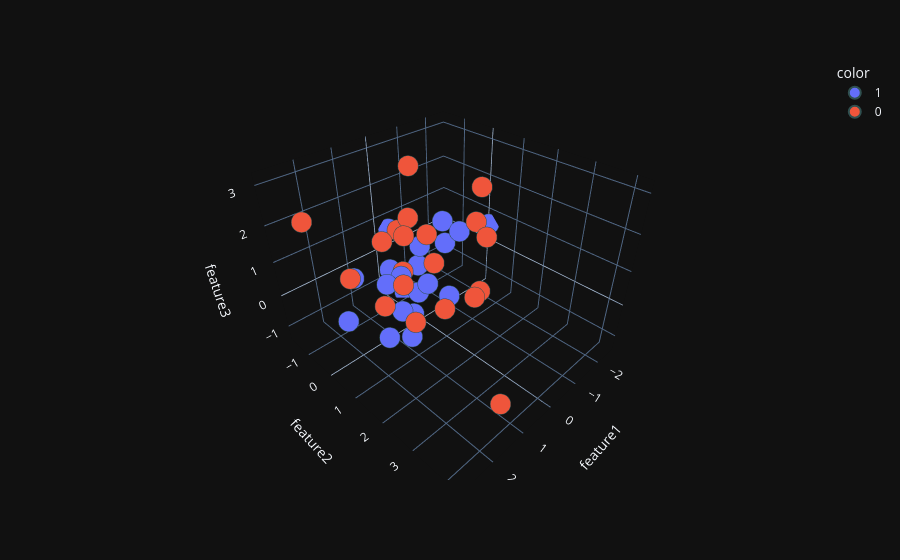

This figure's notebook cell:
### Code cell
import plotly.express as px
#y_train_trf = y_train.astype(str)
fig = px.scatter_3d(df, x=df['feature1'], y=df['feature2'], z=df['feature3'], color=df['target'].astype('str'))
fig.update_traces(marker=dict(size=12, line=dict(width=2, color='DarkSlateGrey')),
                  selector=dict(mode='markers'))
fig.show()

### Figure 1 — Plotly figure (JSON) as saved in the notebook; plotly's stock layout.template omitted (floating-point values rounded to 4 significant figures)
{"data": [{"hovertemplate": "color=1<br>feature1=%{x}<br>feature2=%{y}<br>feature3=%{z}<extra></extra>", "legendgroup": "1", "marker": {"color": "#636efa", "symbol": "circle", "line": {"color": "DarkSlateGrey", "width": 2}, "size": 12}, "mode": "markers", "name": "1", "scene": "scene", "showlegend": true, "x": [-0.3675, 0.4206, 1.968, -2.506, 0.3223, -0.3316, 0.667, -1.01, 0.2411, -0.04544, -0.9926, -0.4208, 0.9486, 1.415, 1.045, -1.838, 0.1901, -0.02254, 1.267, 1.772], "y": [-1.137, 0.4116, -0.5478, 0.147, 0.06034, -1.632, 0.02581, 0.4417, -0.9525, 1.041, -0.1613, -0.552, 0.7017, 0.4577, 0.5382, -0.9388, 0.5121, 0.01342, 0.1736, -0.3475], "z": [-1.322, -0.07132, -0.6794, 0.6062, -1.043, 0.6191, -0.7776, 1.129, -0.1363, -0.09403, 1.192, -0.1211, -1.051, 0.7289, 0.8121, -0.2018, 0.1315, 0.9359, -1.223, 0.6701], "type": "scatter3d"}, {"hovertemplate": "color=0<br>feature1=%{x}<br>feature2=%{y}<br>feature3=%{z}<extra></extra>", "legendgroup": "0", "marker": {"color": "#EF553B", "symbol": "circle", "line": {"color": "DarkSlateGrey", "width": 2}, "size": 12}, "mode": "markers", "name": "0", "scene": "scene", "showlegend": true, "x": [0.1771, 1.425, 2.224, -0.7233, 2.823, -1.39, 0.3849, 1.677, 1.438, 0.2907, 0.7319, -1.028, -0.7643, 2.011, 0.8989, 1.01, 1.251, 0.2046, 0.7489, 1.234], "y": [-0.5981, 1.441, 0.2304, 1.461, -0.3329, 0.6667, 1.324, 4.188, 1.1, 0.867, 0.5174, 1.131, 1.567, 1.921, 0.436, 1.438, 0.1864, -0.01154, 2.593, 0.05278], "z": [1.227, 0.1826, 1.192, -0.08537, 2.637, 1.344, -0.1032, -0.08056, 1.065, 0.9826, 2.245, 2.603, 1.549, 2.933, 0.821, 2.328, 1.704, 3.151, 1.171, -0.2616], "type": "scatter3d"}], "layout": {"scene": {"domain": {"x": [0.0, 1.0], "y": [0.0, 1.0]}, "xaxis": {"title": {"text": "feature1"}}, "yaxis": {"title": {"text": "feature2"}}, "zaxis": {"title": {"text": "feature3"}}}, "legend": {"title": {"text": "color"}, "tracegroupgap": 0}, "margin": {"t": 60}}}
